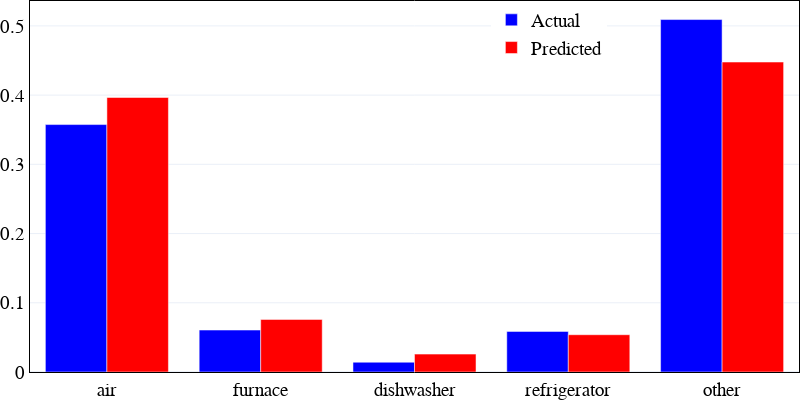

The cell this chart's notebook holds for it:
### Markdown cell above
### bar chat

### Code cell
import plotly.graph_objects as go
labels = ['air', 'furnace', 'dishwasher', 'refrigerator', 'other']
bar_chart_true = []
bar_chart_pred = []
# y_use_true = np.asarray(x_test_sum)[0:,house].sum()

house = 6
for i in range(len(x_test)):
    true_val = np.asarray(x_test[list(x_test.keys())[i]])[:,house]
    pred_val = np.asarray(list(x_predict)[i])[:,house]
    bar_chart_true.append(true_val.sum())
    bar_chart_pred.append(pred_val.sum())

bar_chart_pred /= sum(bar_chart_pred)
bar_chart_true /= sum(bar_chart_true)

fig = go.Figure(data=[
    go.Bar(name='Actual', x=labels, y=bar_chart_true, marker_color='blue'),
    go.Bar(name='Predicted', x=labels, y=bar_chart_pred, marker_color='red')
])
fig.update_layout(showlegend=True, height=400, width=800,  
                      template="plotly_white", font=dict(
        family="Times New Roman",
        size=19,
        color="black"                    
    ))
fig.update_layout(legend=dict(x=0.6, y=1), margin=dict(l=0, r=0, t=0, b=0))
fig.update_xaxes(showline=True, linewidth=1, linecolor='black',  mirror=True)
fig.update_yaxes(showline=True, linewidth=1, linecolor='black', mirror=True)
# Change the bar mode
fig.update_layout(barmode='group')
fig.write_image("figures/summer_per.eps")
fig.show()

### Figure 1 — Plotly figure (JSON) as saved in the notebook; plotly's stock layout.template omitted (floating-point values rounded to 4 significant figures)
{"data": [{"marker": {"color": "blue"}, "name": "Actual", "type": "bar", "x": ["air", "furnace", "dishwasher", "refrigerator", "other"], "y": [0.3574, 0.06059, 0.01415, 0.05866, 0.5092]}, {"marker": {"color": "red"}, "name": "Predicted", "type": "bar", "x": ["air", "furnace", "dishwasher", "refrigerator", "other"], "y": [0.3966, 0.07597, 0.02585, 0.05384, 0.4478]}], "layout": {"barmode": "group", "font": {"color": "black", "family": "Times New Roman", "size": 19}, "height": 400, "legend": {"x": 0.6, "y": 1}, "margin": {"b": 0, "l": 0, "r": 0, "t": 0}, "showlegend": true, "width": 800, "xaxis": {"linecolor": "black", "linewidth": 1, "mirror": true, "showline": true}, "yaxis": {"linecolor": "black", "linewidth": 1, "mirror": true, "showline": true}}}
